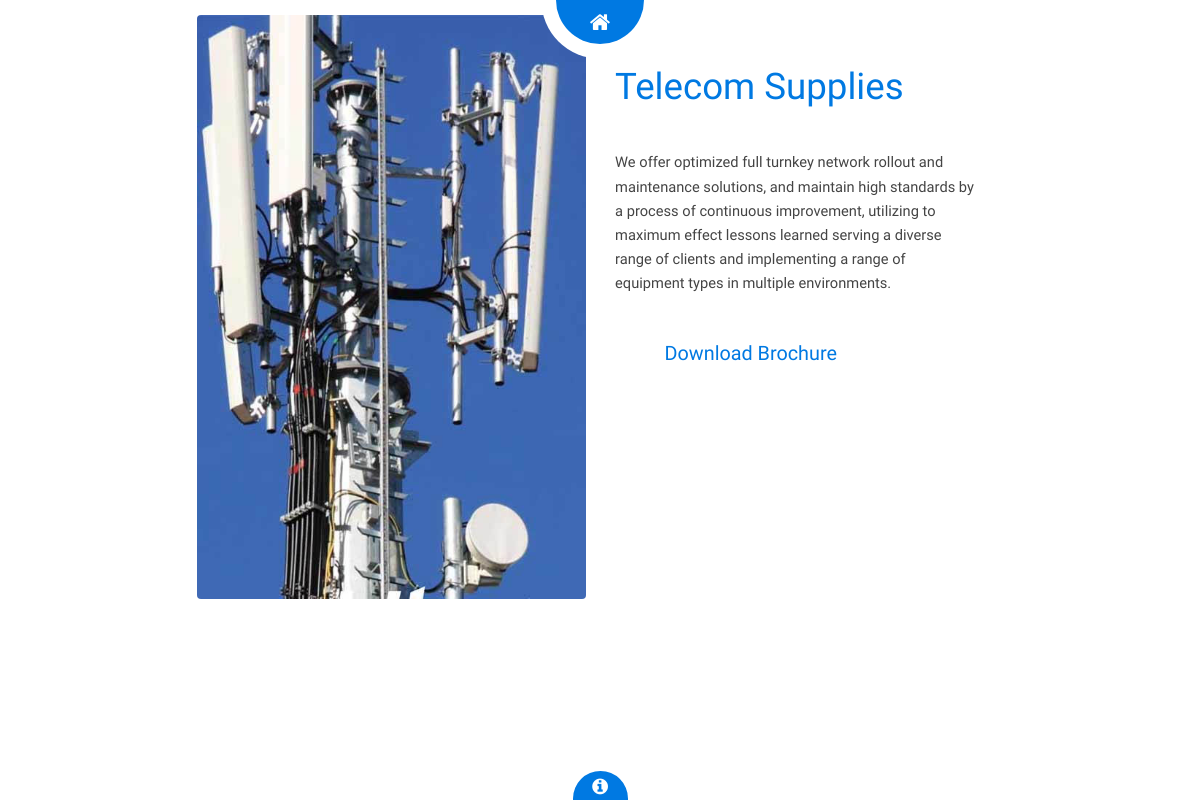
Page /detail_ver/8 on the committed database.
### loader/models.py (models this page shows, shortened)
class Content(models.Model):
    page = models.IntegerField()
    title = models.CharField(max_length=50)
    image = models.ImageField()
    info = models.TextField()
    download = models.FileField(upload_to='document/s', blank=True)

### loader/views.py (the view)
# urls.py: path('detail_ver/<int:page>', views.detail_2, name='detail_ver'),
def detail_2(request, page):
    data = Content.objects.get(pk=page)
    context = {'info': data}
    return render(request, 'Page/detail02.html', context)

### templates/Page/detail02.html (shortened to what this page needs)
{% extends "base.html" %}
{% load staticfiles %}
{% block content %}
			<header id="header" class="preview">
				<div class="inner">
					<a href="{% url 'home' %}" class="button hidden"><span>Home</span></a>
				</div>
			</header>
			<div id="preview" class="vertical">
				<div class="inner">
					<div class="image fit">
						<img src="{{ info.image.url }}" alt="" />
					</div>
					<div class="content">
						<header>
							<h2>{{ info.title }}</h2>
						</header>
						<p> {{ info.info }} </p>
						<a href="#" class="button big alt"><span>Download Brochure</span></a>
					</div>
				</div>
			</div>
{% endblock %}

### rows in the picture
Content: image (picture), title "Telecom Supplies", info "We offer optimized full turnkey network rollout and maintenance solutions, and maintain high standards by a process of continuous improvement, utilizing to maximum effect lessons learned serving a diverse range of clients and implementing a range of equipment types in multiple environments."
